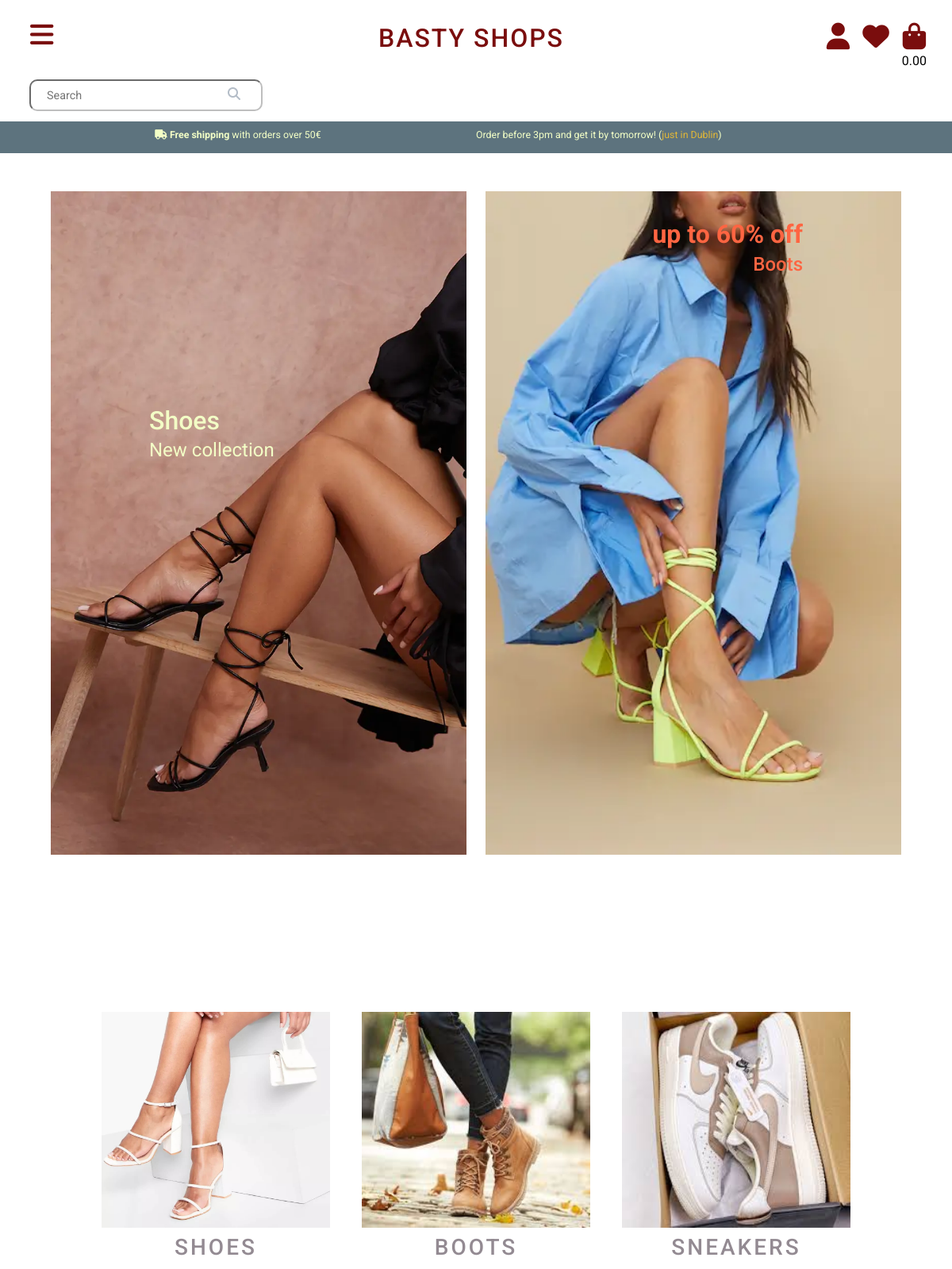
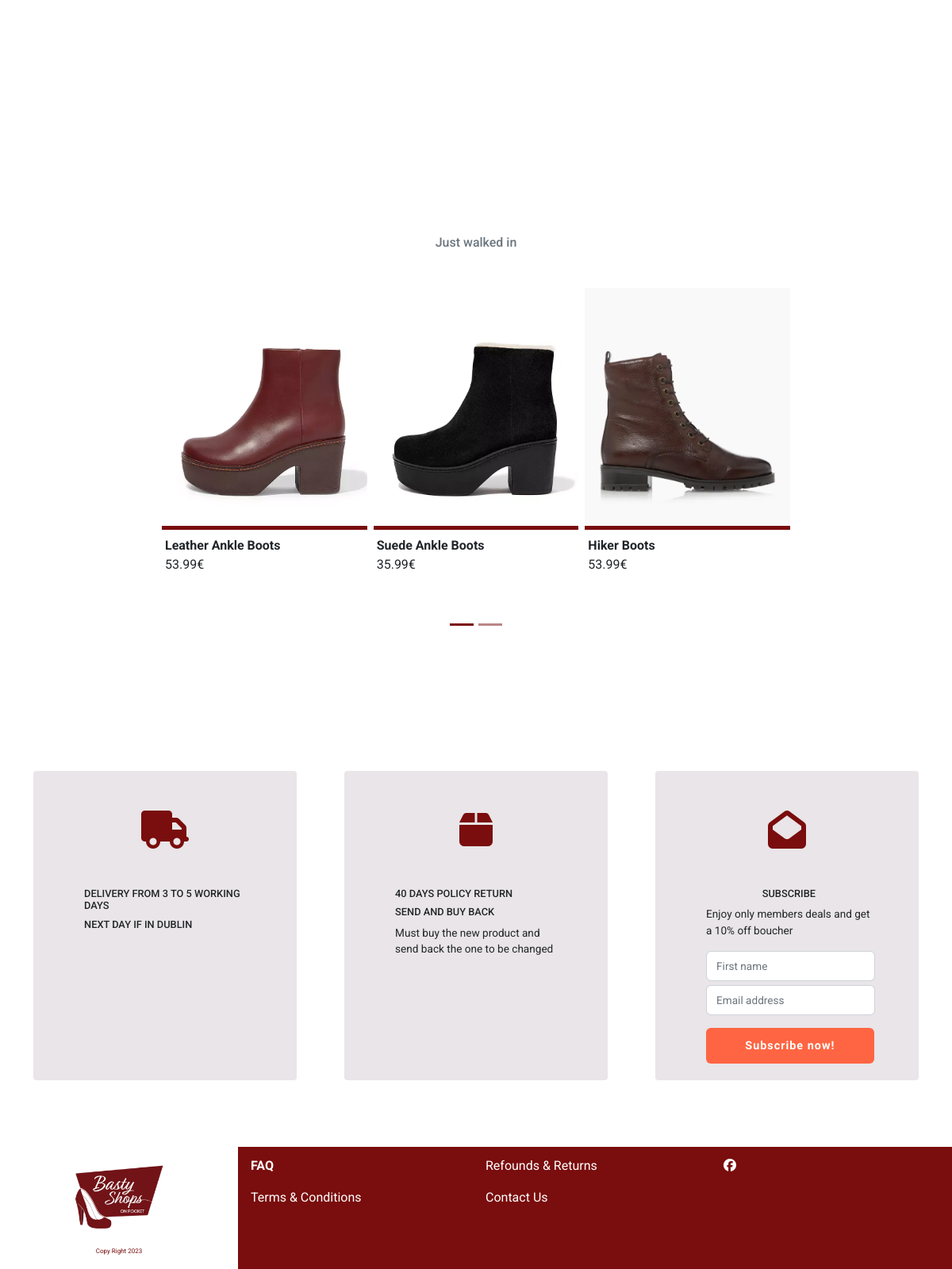
The page / on the database its author committed (2 pictures, top to bottom).
### products/models.py (models this page shows, shortened)
class Product(models.Model):
    category = models.ForeignKey('Category',
                                 null=True,
                                 blank=True,
                                 on_delete=models.SET_NULL,
                                 related_name='category')
    subcategory_id = models.ForeignKey('Subcategory',
                                       null=True,
                                       blank=True,
                                       on_delete=models.SET_NULL,
                                       related_name='subcategory_id')
    name = models.CharField(max_length=254)
    title = models.CharField(max_length=254, null=True)
    sku = models.CharField(max_length=254, null=True)
    description = models.TextField(null=True)
    price = models.DecimalField(max_digits=7, decimal_places=2)
    cover_image = models.ImageField(null=True, blank=True)

### home/views.py (the view)
# urls.py: path('', views.index, name='home'),
def index(request):
    subscription_form = SubscriptionForm()
    products = Product.objects.all()
    context = {
        'products': products,
        'subscription_form': subscription_form
    }
    return render(request, 'home/index.html', context)

### newsletter/forms.py
class SubscriptionForm(forms.ModelForm):
    class Meta:
        model = Subscription
        fields = ('fname', 'email',)
    def __init__(self, *args, **kwargs):
        super().__init__(*args, **kwargs)
        placeholders = {
            'fname': 'First name',
            'email': 'Email address',
        }
        for field in self.fields:
            placeholder = placeholders[field]
            self.fields[field].widget.attrs['placeholder'] = placeholder
            self.fields[field].label = False

### bag/contexts.py (called while the page is built, shortened)
def bag_contents(request):
    bag_items = []
    total = 0
    product_count = 0
    delivery = 0
    bag = request.session.get('bag', {})
    if total < settings.FREE_DELIVERY_THRESHOLD:
        delivery = total * Decimal(settings.STANDARD_DELIVERY_PERCENTAGE/100)
    grand_total = delivery + total
    context = {
        'bag_items': bag_items,
        'product_count': product_count,
        'delivery': delivery,
        'total': total,
        'grand_total': grand_total,
    }
    return context

### home/templates/home/index.html (shortened to what this page needs)
{% extends "base.html" %}
{% load static %}
{% block content %}
<section id="hero">
<div class="container-fluid hero-wraper">
    <div class="row d-flex mt-5 mb-5">
        <div class="col-lg-6 col-md-12 hero-box-1">
                <div class="hero-img-box-1">
                    <img src="{{ MEDIA_URL }}4281ed2bc5ec72314ec87868900de96ebb90cdfd_cmq0567_1.webp" alt="hero-img">
                    <div class="hero-1-text text-start">
                        <h2 class="mb-0 fs-2">Shoes</h2>
                        <p class="fs-4">New collection</p>
                    </div>
                </div>
        </div>
        <div class="col-lg-6 col-md-12 hero-box-2 text-center">
            <div class="hero-img-box-2">
                <img src="{{ MEDIA_URL }}b182e410ebd2a2e5d6861c1ecf30a53677801ee0_cmw6771_1.webp" alt="hero-img">
                <div class="hero-2-text text-end ">
                    <p class="fs-2 mb-0"><strong>up to 60% off</strong></p>
                    <h2 class="fs-4">Boots</h2>
                </div>
            </div>
        </div>
    </div>
</div>
</section>
<section id="categories">
    <div class="container-fluid categories-wraper text-center mb-5">
        <div class="row mt-2">
            <div class="col-12 col-md-12 col-lg-4">
                    <div class="category-container">
                        <div class="category-box  shoes-box-category">
                            <a aria-label="Shoes" id="shoes-img-link" href="{% url 'products' %}?category=shoes">
                                <img class="category-img" src="{{ MEDIA_URL }}fzz18201.webp" alt="shoes-category">
                            </a>
                            <h3 class="shoes-title category-title mt-2">SHOES</h3>
                        </div>
                    </div>
            </div>
            <div class="col-12 col-md-12 col-lg-4">
                <div class="category-container">
                    <div class="category-box boots-box-category">
                        <a aria-label="Boots" id="boots-img-link" href="{% url 'products' %}?category=boots">
                            <img class="category-img" src="{{ MEDIA_URL }}images (1).webp" alt="boots-category">
                        </a>
                        <h3 class="boots-title category-title mt-2">BOOTS</h3>
                    </div>
                </div>
            </div>
            <div class="col-12 col-md-12 col-lg-4">
                <div class="category-container">
                    <div class="category-box sneakers-box-category">
                        <a aria-label="Sneakers" id="sneakers-img-link" href="{% url 'products' %}?category=sneakers">
                            <img class="category-img" src="{{ MEDIA_URL }}images (5).webp" alt="sneaker-category">
                        </a>
                        <h3 class="shoes-title category-title mt-2">SNEAKERS</h3>
                    </div>
                </div>
            </div>
        </div>
    </div>
</section>
<section id="new-arrivals">
    <div class="container-fluid new-arrivals-container">
        {% include 'includes/walk_in_carousel.html' %}
    </div>
</section>
{% include 'includes/info_section_home.html' %}
{% endblock %}

### home/templates/includes/walk_in_carousel.html (shortened to what this page needs)
<div class="row">
    <h6 class="text-center text-muted mb-0">Just walked in</h6>
    <div id="carouselExampleIndicators" class="carousel slide" data-bs-ride="true">
        <div class="carousel-indicators">
            <button type="button" data-bs-target="#carouselExampleIndicators" data-bs-slide-to="0" class="active indicator " aria-current="true" aria-label="Slide 1"></button>
            <button type="button" data-bs-target="#carouselExampleIndicators" data-bs-slide-to="1" class="indicator" aria-label="Slide 2"></button>
          </div>
      <div class="carousel-inner ">
            <div class="carousel-item active mt-5">
                <div class="cards-wraper d-flex justify-content-around">
                    {% for product in products %}
                    {% if product.id == 177 %}
                    <div class="product-card mx-1 mx-md-1 mx-lg4">
                        <div class="card-img-box">
                            <a href="{% url 'product_detail' product.id %}" >
                                <img src="{{ MEDIA_URL }}{{ product.cover_image }}" class="card-img-top" alt="{{ product.title }}">
                            </a>
                        </div>
                        <div class="product-card-body mt-2 mx-1 text-start">
                          <p class="product-card-description  mb-0 pt-0"><strong>{{ product.title }}</strong></p>
                          <p class="product-card-price mt-0">{{ product.price }}€</p>
                        </div>
                    </div>
                    {% elif product.id == 3 %}
                    <div class="product-card mx-1 mx-md-1 mx-lg4">
                            <div class="card-img-box">
                                <a href="{% url 'product_detail' product.id %}" >
                                    <img src="{{ MEDIA_URL }}{{ product.cover_image }}" class="card-img-top" alt="{{ product.title }}">
                                </a>
                            </div>
                        <div class="product-card-body mt-2 mx-1 text-start">
                          <p class="product-card-description  mb-0 pt-0"><strong>{{ product.title }}</strong></p>
                          <p class="product-card-price mt-0">{{ product.price }}€</p>
                        </div>
                    </div>
                    {% elif product.id == 2 %}
                    <div class="product-card mx-1 mx-md-1 mx-lg4">
                            <div class="card-img-box">
                                <a href="{% url 'product_detail' product.id %}" >
                                    <img src="{{ MEDIA_URL }}{{ product.cover_image }}" class="card-img-top" alt="{{ product.title }}">
                                </a>
                            </div>
                        <div class="product-card-body mt-2 mx-1 text-start">
                          <p class="product-card-description  mb-0 pt-0"><strong>{{ product.title }}</strong></p>
                          <p class="product-card-price mt-0">{{ product.price }}€</p>
                        </div>
                    </div>
                    {% endif %}
                    {% endfor %}
                </div>
            </div>
      </div>
      <button class="carousel-control-prev d-none d-lg-block" type="button" data-bs-target="#carouselExampleIndicators" data-bs-slide="prev">
      </button>
    </div>
</div>

### static/css/style.css (style rules this page uses)
body { font-family: 'Roboto', sans-serif; }
body { margin: 0; }
.hero-wraper { width: 100%; padding: 0; }
.hero-box-1, .hero-box-2 { text-align: center; }
.hero-box-1 { position: relative; left:40px; }
.hero-box-2 { position: relative; right:40px; }
.hero-1-text { position: absolute; top: 270px; left:90px; color: #F3FFC6; }
.hero-2-text { position: absolute; top: 30px; right:100px; color: #FF6542; }
.categories-wraper { margin: 0 auto; padding: 0 5%; }
.categories-wraper a { text-decoration: none; }
.category-box { height: 300px; width: 100%; }
.category-box h3 { color: hsl(308, 4%, 56%); }
.category-img { height:200px; width: 100%; }
.category-title { text-align: center; letter-spacing: 3px; }
.new-arrivals-container { margin-top: 150px; margin-bottom: 150px; }
.carousel-inner { height: 500px; width: 100%; }
.carousel-inner .carousel-item { margin-top: 30px; }
.product-card { width: 300px; }
.product-card .card-img-box { height: 305px; background-color: rgb(122, 13, 13); }
.product-card .card-img-box img { height: 300px; }
.carousel-indicators button[data-bs-target] { background-color: rgb(122, 13, 13); }
.indicator { font-size: 1.5rem; color: rgb(122, 13, 13); }
.form-control { margin-top: 5px; }
.form-control::placeholder { font-size: 0.850rem; }
@media only screen and (min-width: 1200px) { .hero-img-box-1 { margin-left: 4rem; } }
@media only screen and (min-width: 1200px) { .hero-img-box-2 { margin-right: 4rem; } }
@media only screen and (min-width: 1200px) { .hero-img-box-1, .hero-img-box-2 { text-align: center; max-width: 40rem; min-width: 27rem; } }
@media only screen and (min-width: 1200px) { .hero-box-1 { position: relative; left:0; } }
@media only screen and (min-width: 1200px) { .hero-box-2 { position: relative; right:0; } }
@media only screen and (min-width: 1200px) { img { width:100%; max-height: 900px; } }
@media only screen and (min-width: 1200px) { .hero-1-text { position: absolute; top: 270px; left:200px; max-height: 500px; } }
@media only screen and (min-width: 1200px) { .hero-2-text { position: absolute; top: 30px; right:200px; } }
@media only screen and (min-width: 1200px) { .categories-wraper { margin: 0 auto; padding: 0; max-width: 60rem; } }
@media only screen and (min-width: 1200px) { .category-box { margin: 150px auto; min-width: 15rem; max-width: 18rem; height: 20rem; } }
@media only screen and (min-width: 1200px) { .category-box img { height: 17rem; width: 100%; } }
@media only screen and (min-width: 1200px) { .category-title { text-align: center; letter-spacing: 3px; } }
@media only screen and (min-width: 1200px) { .carousel-inner { height: 500px; width: 100%; max-width: 50rem; margin: 0 auto; } }

### rows shown on the page
Product: cover_image (picture), title "Leather Ankle Boots", price "53.99"
Product: cover_image (picture), title "Suede Ankle Boots", price "35.99"
Product: cover_image (picture), title "Hiker Boots", price "53.99"
